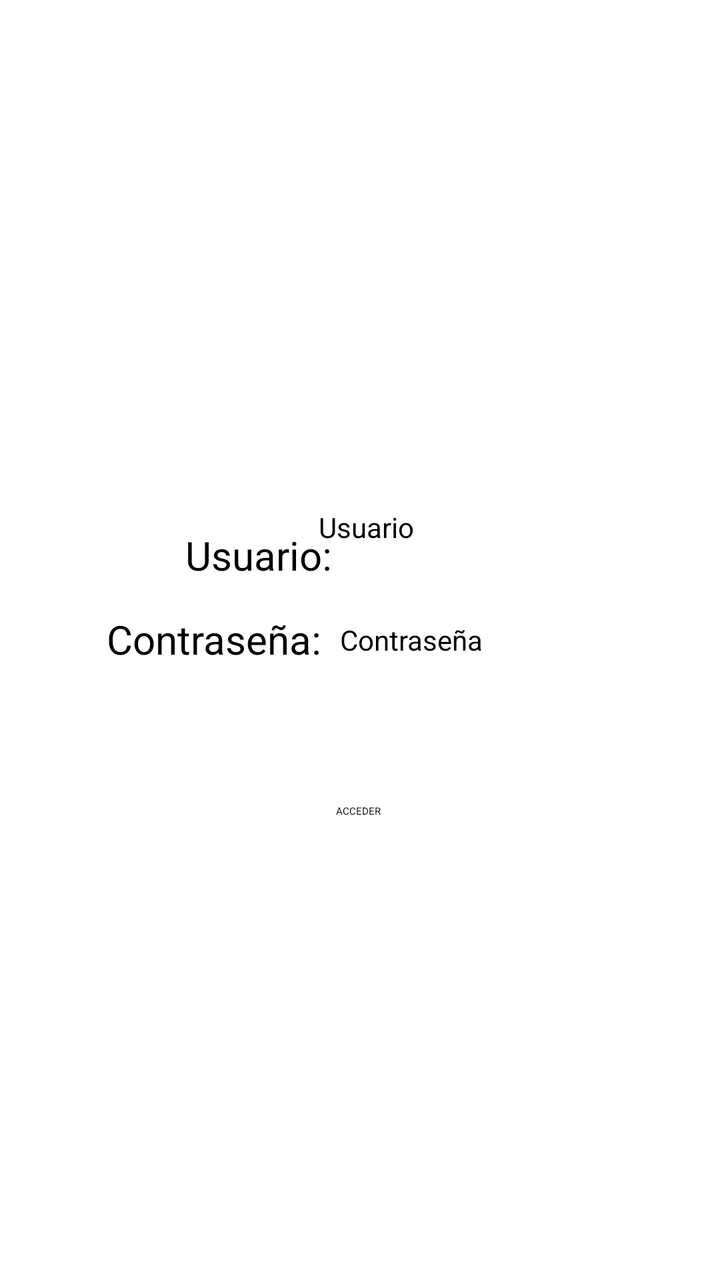
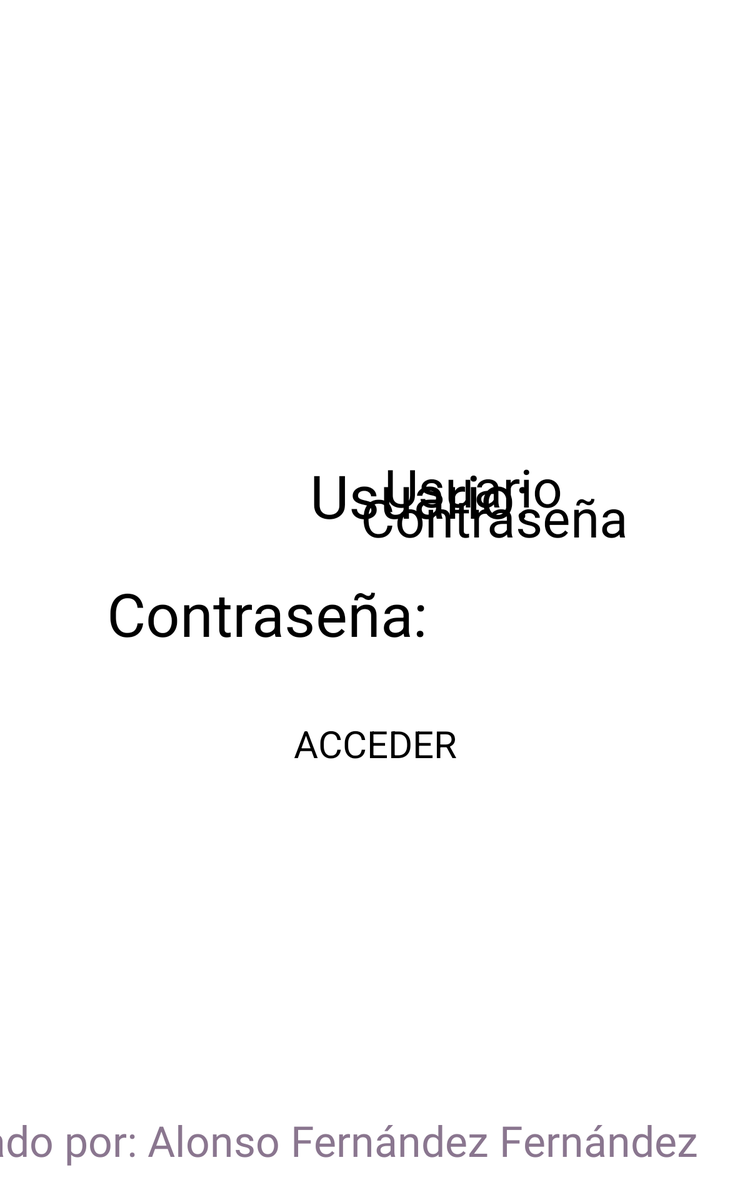

One screen, two layout resources from the same app: the default and the repository's alternative for another configuration. Each is rendered where Android would select it; the XML of both is given below.
<!-- AndroidManifest.xml: application theme Theme.MiPrimeraApp -->
<!-- res/layout/activity_main.xml -->
<?xml version="1.0" encoding="utf-8"?>
<androidx.constraintlayout.widget.ConstraintLayout xmlns:android="http://schemas.android.com/apk/res/android"
    xmlns:app="http://schemas.android.com/apk/res-auto"
    xmlns:tools="http://schemas.android.com/tools"
    android:id="@+id/main"
    android:layout_width="match_parent"
    android:layout_height="match_parent"
    tools:context=".MainActivity">

    <ImageView
        android:id="@+id/imageView"
        android:layout_width="220dp"
        android:layout_height="197dp"
        app:layout_constraintBottom_toBottomOf="parent"
        app:layout_constraintEnd_toEndOf="parent"
        app:layout_constraintHorizontal_bias="0.497"
        app:layout_constraintStart_toStartOf="parent"
        app:layout_constraintTop_toTopOf="parent"
        app:layout_constraintVertical_bias="0.114"
        app:srcCompat="@mipmap/starbucks" />

    <EditText
        android:id="@+id/username"
        android:layout_width="150dp"
        android:layout_height="41dp"
        android:ems="10"
        android:hint="Usuario"
        android:inputType="text"
        android:textSize="14sp"
        app:layout_constraintBottom_toBottomOf="parent"
        app:layout_constraintEnd_toEndOf="parent"
        app:layout_constraintHorizontal_bias="0.758"
        app:layout_constraintStart_toStartOf="parent"
        app:layout_constraintTop_toTopOf="parent"
        app:layout_constraintVertical_bias="0.424" />

    <TextView
        android:id="@+id/textView"
        android:layout_width="wrap_content"
        android:layout_height="wrap_content"
        android:layout_marginTop="40dp"
        android:text="Usuario:"
        android:textSize="20sp"
        app:layout_constraintBottom_toBottomOf="parent"
        app:layout_constraintEnd_toEndOf="parent"
        app:layout_constraintHorizontal_bias="0.323"
        app:layout_constraintStart_toStartOf="parent"
        app:layout_constraintTop_toTopOf="parent"
        app:layout_constraintVertical_bias="0.391" />

    <TextView
        android:id="@+id/textView2"
        android:layout_width="108dp"
        android:layout_height="30dp"
        android:layout_marginStart="78dp"
        android:layout_marginTop="24dp"
        android:layout_marginEnd="232dp"
        android:text="Contraseña:"
        android:textSize="20sp"
        app:layout_constraintBottom_toBottomOf="parent"
        app:layout_constraintEnd_toEndOf="parent"
        app:layout_constraintHorizontal_bias="0.428"
        app:layout_constraintStart_toStartOf="parent"
        app:layout_constraintTop_toTopOf="parent"
        app:layout_constraintVertical_bias="0.481" />

    <EditText
        android:id="@+id/password"
        android:layout_width="150dp"
        android:layout_height="wrap_content"
        android:layout_marginTop="12dp"
        android:ems="10"
        android:hint="Contraseña"
        android:inputType="text"
        android:textSize="14sp"
        app:layout_constraintBottom_toBottomOf="parent"
        app:layout_constraintEnd_toEndOf="parent"
        app:layout_constraintHorizontal_bias="0.179"
        app:layout_constraintStart_toEndOf="@+id/textView2"
        app:layout_constraintTop_toTopOf="parent"
        app:layout_constraintVertical_bias="0.49" />

    <TextView
        android:id="@+id/textView3"
        android:layout_width="387dp"
        android:layout_height="26dp"
        android:layout_marginStart="221dp"
        android:layout_marginTop="334dp"
        android:layout_marginEnd="139dp"
        android:layout_marginBottom="17dp"
        android:fontFamily="@font/roboto"
        android:text="Realizado por: Alonso Fernández Fernández"
        android:textAlignment="center"
        android:textColor="#8A768F"
        android:textSize="16sp"
        android:typeface="normal"
        app:layout_constraintBottom_toBottomOf="parent"
        app:layout_constraintEnd_toEndOf="parent"
        app:layout_constraintHorizontal_bias="0.61"
        app:layout_constraintStart_toStartOf="parent"
        app:layout_constraintTop_toBottomOf="@+id/password"
        app:layout_constraintVertical_bias="0.961" />

    <Button
        android:id="@+id/accessButton"
        android:layout_width="wrap_content"
        android:layout_height="wrap_content"
        android:backgroundTint="#8ACE00"
        android:text="ACCEDER"
        app:layout_constraintBottom_toBottomOf="parent"
        app:layout_constraintEnd_toEndOf="parent"
        app:layout_constraintHorizontal_bias="0.498"
        app:layout_constraintStart_toStartOf="parent"
        app:layout_constraintTop_toTopOf="parent"
        app:layout_constraintVertical_bias="0.635" />
</androidx.constraintlayout.widget.ConstraintLayout>
<!-- resources referenced by this layout -->
<resources>
  <!-- mipmap starbucks: webp bitmap (mipmap-hdpi, 21354 bytes) -->
  <!-- from res/values-v23/ -->
  <style name="Theme.MiPrimeraApp" parent="Base.Theme.MiPrimeraApp">
          
          <item name="android:navigationBarColor">@android:color/transparent</item>
          <item name="android:statusBarColor">@android:color/transparent</item>
          <item name="android:windowLightStatusBar">?attr/isLightTheme</item>
      </style>
</resources>
<!-- res/layout-sw600dp/activity_main.xml (the repository's variant of the layout above) -->
<!-- drawn on a 7-inch tablet held upright -->
<?xml version="1.0" encoding="utf-8"?>
<androidx.constraintlayout.widget.ConstraintLayout xmlns:android="http://schemas.android.com/apk/res/android"
    xmlns:app="http://schemas.android.com/apk/res-auto"
    xmlns:tools="http://schemas.android.com/tools"
    android:id="@+id/main"
    android:layout_width="match_parent"
    android:layout_height="match_parent"
    tools:context=".MainActivity">

    <ImageView
        android:id="@+id/imageView"
        android:layout_width="261dp"
        android:layout_height="232dp"
        app:layout_constraintBottom_toBottomOf="parent"
        app:layout_constraintEnd_toEndOf="parent"
        app:layout_constraintStart_toStartOf="parent"
        app:layout_constraintTop_toTopOf="parent"
        app:layout_constraintVertical_bias="0.089"
        app:srcCompat="@mipmap/starbucks" />

    <EditText
        android:id="@+id/username"
        android:layout_width="357dp"
        android:layout_height="71dp"
        android:layout_marginStart="17dp"
        android:layout_marginTop="35dp"
        android:layout_marginEnd="88dp"
        android:layout_marginBottom="394dp"
        android:ems="10"
        android:inputType="text"
        android:text="Usuario"
        android:textSize="42sp"
        app:layout_constraintBottom_toBottomOf="parent"
        app:layout_constraintEnd_toEndOf="parent"
        app:layout_constraintHorizontal_bias="0.466"
        app:layout_constraintStart_toEndOf="@+id/textView"
        app:layout_constraintTop_toBottomOf="@+id/imageView"
        app:layout_constraintVertical_bias="0.182" />

    <TextView
        android:id="@+id/textView"
        android:layout_width="wrap_content"
        android:layout_height="wrap_content"
        android:layout_marginStart="248dp"
        android:layout_marginTop="40dp"
        android:layout_marginBottom="408dp"
        android:text="Usuario:"
        android:textSize="48sp"
        app:layout_constraintBottom_toBottomOf="parent"
        app:layout_constraintStart_toStartOf="parent"
        app:layout_constraintTop_toBottomOf="@+id/imageView"
        app:layout_constraintVertical_bias="0.179" />

    <TextView
        android:id="@+id/textView2"
        android:layout_width="wrap_content"
        android:layout_height="wrap_content"
        android:layout_marginStart="78dp"
        android:layout_marginTop="24dp"
        android:layout_marginEnd="232dp"
        android:layout_marginBottom="379dp"
        android:text="Contraseña:"
        android:textSize="48sp"
        app:layout_constraintBottom_toBottomOf="parent"
        app:layout_constraintEnd_toEndOf="parent"
        app:layout_constraintHorizontal_bias="0.223"
        app:layout_constraintStart_toStartOf="parent"
        app:layout_constraintTop_toBottomOf="@+id/textView"
        app:layout_constraintVertical_bias="0.093" />

    <EditText
        android:id="@+id/editTextText2"
        android:layout_width="357dp"
        android:layout_height="63dp"
        android:layout_marginStart="17dp"
        android:layout_marginTop="12dp"
        android:layout_marginEnd="71dp"
        android:ems="10"
        android:inputType="text"
        android:text="Contraseña"
        android:textSize="42sp"
        app:layout_constraintBottom_toBottomOf="parent"
        app:layout_constraintEnd_toEndOf="parent"
        app:layout_constraintHorizontal_bias="0.38"
        app:layout_constraintStart_toEndOf="@+id/textView2"
        app:layout_constraintTop_toTopOf="parent"
        app:layout_constraintVertical_bias="0.422" />

    <TextView
        android:id="@+id/textView3"
        android:layout_width="793dp"
        android:layout_height="49dp"
        android:layout_marginStart="221dp"
        android:layout_marginTop="334dp"
        android:layout_marginEnd="139dp"
        android:layout_marginBottom="17dp"
        android:fontFamily="@font/roboto"
        android:text="Realizado por: Alonso Fernández Fernández"
        android:textAlignment="center"
        android:textColor="#8A768F"
        android:textSize="34sp"
        android:typeface="normal"
        app:layout_constraintBottom_toBottomOf="parent"
        app:layout_constraintEnd_toEndOf="parent"
        app:layout_constraintHorizontal_bias="0.709"
        app:layout_constraintStart_toStartOf="parent"
        app:layout_constraintTop_toBottomOf="@+id/editTextText2"
        app:layout_constraintVertical_bias="0.959" />

    <Button
        android:id="@+id/accessButton"
        android:layout_width="wrap_content"
        android:layout_height="wrap_content"
        android:text="ACCEDER"
        android:textSize="30sp"
        app:layout_constraintBottom_toBottomOf="parent"
        app:layout_constraintEnd_toEndOf="parent"
        app:layout_constraintStart_toStartOf="parent"
        app:layout_constraintTop_toTopOf="parent"
        app:layout_constraintVertical_bias="0.625" />
</androidx.constraintlayout.widget.ConstraintLayout>
